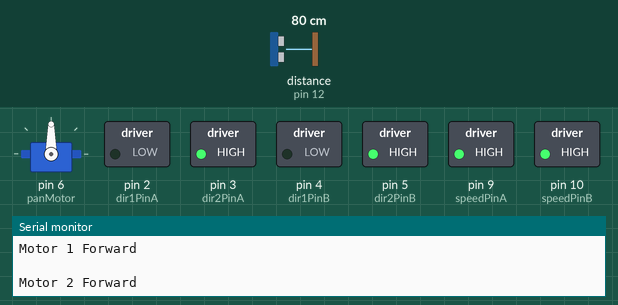
A sketch run on a simulated Arduino Uno, built with avr-gcc and run on an emulated ATmega328P. Parts: servo, switched loads named in the sketch (green lamp = pin HIGH), the last lines printed to the serial monitor. Wiring (inferred from the names in the program): ultrasonic range finder: trigger pin 13; echo pin 12. The test bench sets the inputs (shaded band); at power-on: distance to the obstacle (sensor on pin 12) 80 cm. The echo pulse lasts 58.3 µs per cm; pins used as bus, display or sensor lines are not drawn.

Above: at 1.2 s.
1.3 s: distance to the obstacle (sensor on pin 12) set to 13 cm
4.3 s: distance to the obstacle (sensor on pin 12) set to 9 cm
At 6.3 s:
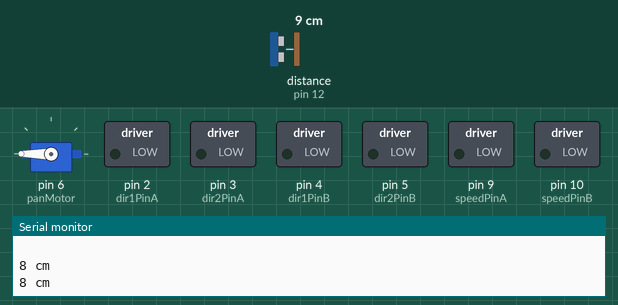
7.3 s: distance to the obstacle (sensor on pin 12) set to 18 cm
At 8.5 s:
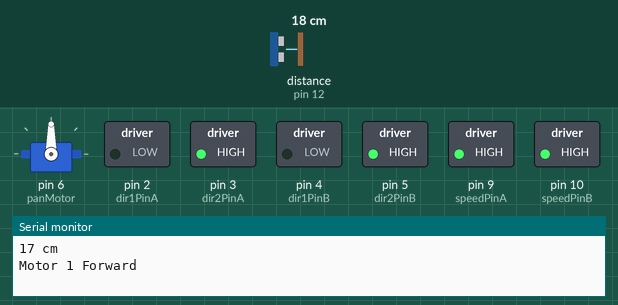
9.1 s: distance to the obstacle (sensor on pin 12) set to 2 cm
At 12.0 s:
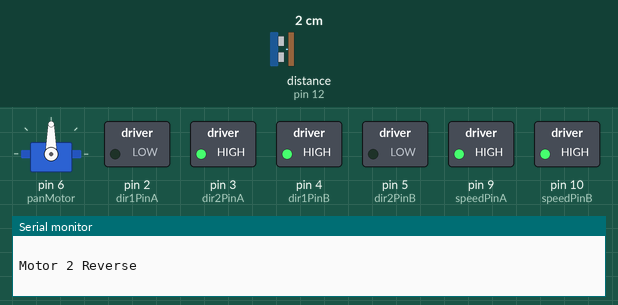
Timing chart, 0 to 13.1 s (numbered marks = the images above; inputs shaded):
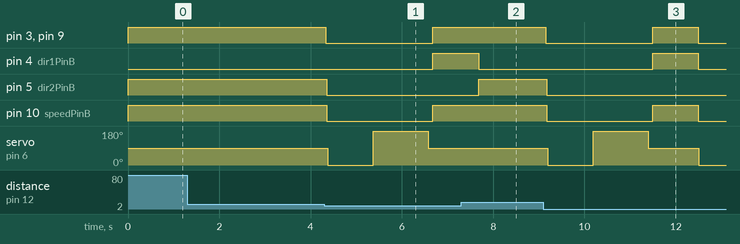

The sketch:

first-robot.ino
```cpp
#include <Servo.h> //include Servo library

const int dangerThresh = 10; //threshold for obstacles (in cm)
int leftDistance, rightDistance; //distances on either side
Servo panMotor;
long duration; //time it takes to recieve PING))) signal

#define trigPin 13
#define echoPin 12


// Motor 1
int dir1PinA = 2;
int dir2PinA = 3;
int speedPinA = 9; // Needs to be a PWM pin to be able to control motor speed

// Motor 2
int dir1PinB = 4;
int dir2PinB = 5;
int speedPinB = 10; // Needs to be a PWM pin to be able to control motor speed

void setup()
{
  Serial.begin(9600);

  //Define L298N Dual H-Bridge Motor Controller Pins
  pinMode(dir1PinA,OUTPUT);
  pinMode(dir2PinA,OUTPUT);
  pinMode(speedPinA,OUTPUT);
  pinMode(dir1PinB,OUTPUT);
  pinMode(dir2PinB,OUTPUT);
  pinMode(speedPinB,OUTPUT);
  panMotor.attach(6); //attach motors to proper pins
  panMotor.write(90); //set PING))) pan to center

  setup_edm();
}

void setup_edm()
{
  // distance
  pinMode(trigPin, OUTPUT);
  pinMode(echoPin, INPUT);

  Motor1(1);
  Motor2(1);
}

void loop()
{
  int distanceFwd = Ping();
  if (distanceFwd == -1 || distanceFwd > dangerThresh) //if path is clear
  {
    //move forward
    Motor1(1);
    Motor2(1);
  }
  else //if path is blocked
  {
    // stop
    Motor1(0);
    Motor2(0);
    panMotor.write(0);
    delay(500);
    rightDistance = Ping(); //scan to the right
    delay(500);
    panMotor.write(180);
    delay(700);
    leftDistance = Ping(); //scan to the left
    delay(500);
    panMotor.write(90); //return to center
    delay(100);
    compareDistance();
  }
}

void compareDistance()
{
  if (leftDistance > rightDistance) //if left is less obstructed
  {
    // turn left
    Motor1(-1);
    Motor2(1);
    delay(500);
  }
  else if (rightDistance>leftDistance) //if right is less obstructed
  {
    // turn right
    Motor1(1);
    Motor2(-1);
    delay(500);
  }
   else //if they are equally obstructed
  {
    // turn 180
    Motor1(1);
    Motor2(-1);
    delay(1000);
  }
}

void Motor1(int dir)
{
  switch(dir)
  {
    case 1: // Motor 1 Forward
      analogWrite(speedPinA, 255);
      digitalWrite(dir1PinA, LOW);
      digitalWrite(dir2PinA, HIGH);
      Serial.println("Motor 1 Forward");
      Serial.println("   ");
      break;

    case 0: // Motor 1 Stop (Freespin)
      analogWrite(speedPinA, 0);
      digitalWrite(dir1PinA, LOW);
      digitalWrite(dir2PinA, LOW);
      Serial.println("Motor 1 Stop");
      Serial.println("   ");
      break;

    case -1: // Motor 1 Reverse
      analogWrite(speedPinA, 255);
      digitalWrite(dir1PinA, HIGH);
      digitalWrite(dir2PinA, LOW);
      Serial.println("Motor 1 Reverse");
      Serial.println("   ");
      break;
  }
}

void Motor2(int dir)
{
  switch(dir)
  {
    case 1: // Motor 2 Forward
      analogWrite(speedPinB, 255);
      digitalWrite(dir1PinB, LOW);
      digitalWrite(dir2PinB, HIGH);
      Serial.println("Motor 2 Forward");
      Serial.println("   ");
      break;

    case 0: // Motor 1 Stop (Freespin)
      analogWrite(speedPinB, 0);
      digitalWrite(dir1PinB, LOW);
      digitalWrite(dir2PinB, LOW);
      Serial.println("Motor 2 Stop");
      Serial.println("   ");
      break;

    case -1: // Motor 2 Reverse
      analogWrite(speedPinB, 255);
      digitalWrite(dir1PinB, HIGH);
      digitalWrite(dir2PinB, LOW);
      Serial.println("Motor 2 Reverse");
      Serial.println("   ");
      break;
  }
}

long Ping()
{
  long duration, distance, returnValue;

  digitalWrite(trigPin, LOW);  // Added this line
  delayMicroseconds(2); // Added this line
  digitalWrite(trigPin, HIGH);
  delayMicroseconds(10); // Added this line
  digitalWrite(trigPin, LOW);

  duration = pulseIn(echoPin, HIGH);
  distance = (duration/2) / 29.1;

  if (distance > 200) {
    returnValue = -1;
  }
  else {
    returnValue = distance;
  }
  Serial.print(returnValue);
  Serial.println(" cm");
  return returnValue;
}
```

Measured:
- the behaviour switches between 12 and 11 cm on distance to the obstacle (sensor on pin 12) (found by bisection; images 0 and 1)
- after the input at 4.3 s, pin 3 (dir2PinA), pin 9 (speedPinA): HIGH → LOW at once, → HIGH 2.3 s later; pin 4 (dir1PinB): LOW → HIGH after 2.4 s; pin 5 (dir2PinB): HIGH → LOW after 0.05 s; pin 10 (speedPinB): HIGH → LOW after 0.05 s, → HIGH 2.3 s later; servo on pin 6 (panMotor): 90° → 0° after 0.07 s, → 180° 1.0 s later, → 90° 1.2 s later
- after the input at 7.3 s, pin 3 (dir2PinA), pin 9 (speedPinA), pin 10 (speedPinB): stays HIGH (without the input it goes to LOW after 0.38 s); pin 5 (dir2PinB): LOW → HIGH after 0.38 s; servo on pin 6 (panMotor): stays 90° (without the input it goes to 0° after 0.38 s)
- after the input at 9.1 s, pin 3 (dir2PinA): HIGH → LOW after 0.05 s, → HIGH 2.3 s later, → LOW 1.0 s later; pin 4 (dir1PinB): LOW → HIGH after 2.4 s, → LOW 1.0 s later
